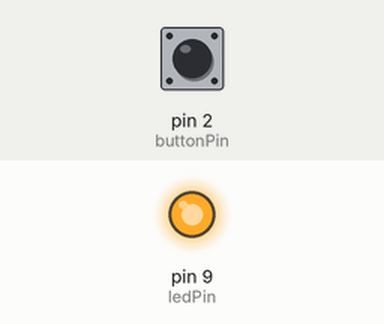
This sketch was run on a simulated Arduino Uno, built with avr-gcc and run on an emulated ATmega328P. Shown: output pins drawn as LEDs (lit = HIGH). Inputs (shaded band) come from the test bench; at power-on: pin 2 (buttonPin) HIGH.

Above: at 1.2 s.
1.3 s: pin 2 (buttonPin) pulled LOW for 0.15 s
At 1.6 s:
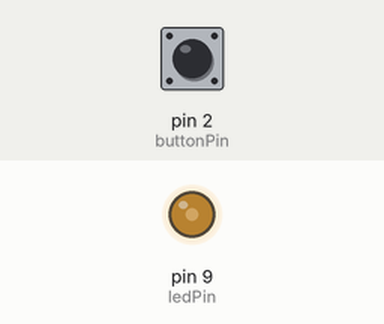
2.9 s: pin 2 (buttonPin) pulled LOW for 1 s
At 4.0 s:
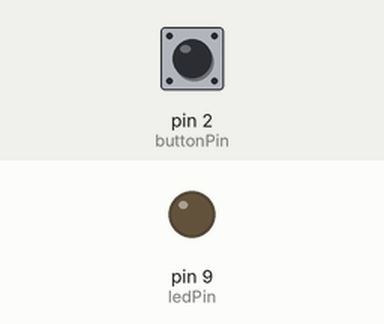
5.4 s: pin 2 (buttonPin) pulled LOW for 0.15 s
At 5.9 s:
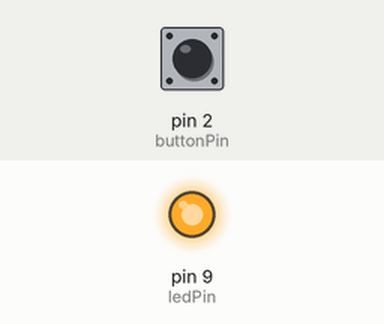
7.0 s: pin 2 (buttonPin) pulled LOW for 3.2 s
At 8.3 s:
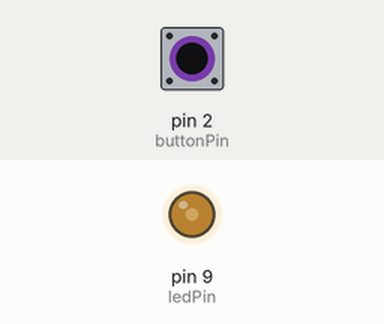
Timing chart, 0 to 10.0 s (numbered marks = the images above; inputs shaded):
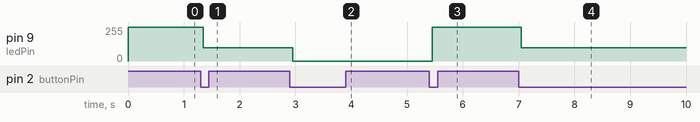

Measured:
- after the input at 1.3 s, pin 9 (ledPin): 255/255 → 100/255 after 0.05 s
- after the input at 2.9 s, pin 9 (ledPin): 100/255 → 0/255 after 0.05 s
- after the input at 5.4 s, pin 9 (ledPin): 0/255 → 255/255 after 0.05 s
- after the input at 7.0 s, pin 9 (ledPin): 255/255 → 100/255 after 0.05 s

The sketch:

LED-Brightness-Control.ino
```cpp
const int ledPin = 9;
const int buttonPin = 2;

int brightnessLevels[] = {255, 100, 0};
int currentLevel = 0;
bool lastButtonState = HIGH;
bool debouncedButtonState = HIGH;
unsigned long lastDebounceTime = 0;
unsigned long debounceDelay = 50;

void setup() {
  pinMode(ledPin, OUTPUT);
  pinMode(buttonPin, INPUT_PULLUP);
  analogWrite(ledPin, brightnessLevels[currentLevel]);
}

void loop() {
  bool reading = digitalRead(buttonPin);

  if (reading != lastButtonState) {
    lastDebounceTime = millis();
  }

  if ((millis() - lastDebounceTime) > debounceDelay) {
    if (reading != debouncedButtonState) {
      debouncedButtonState = reading;

      if (debouncedButtonState == LOW) {
        currentLevel = (currentLevel + 1) % 3;
        analogWrite(ledPin, brightnessLevels[currentLevel]);
      }
    }
  }

  lastButtonState = reading;
}
```
